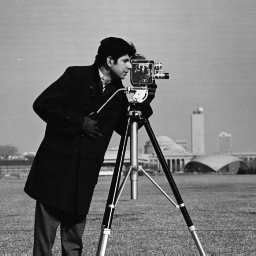
%> input picture cameraman256.jpg, 256 x 256 px
$ octave Neumann_Laplacian_image.m   (GNU Octave 9; MATLAB toolbox functions it lacks are replaced by stand-ins)
%> lines starting %> are read from the running program, lines starting %| are printed output that depends on the picture; in (x1, y1, x2, y2) boxes, pixels count from 0 and x2, y2 are one past the last pixel; in counts of white or black regions, pixels touching at a corner belong together; the program's own positions count from 1
format long
I=imread('cameraman256.jpg'); %the initial image
%> I is the input picture: size 256x256 uint8; min 7, max 253, mean 118.7
O=imread('house256.jpg'); %the final image
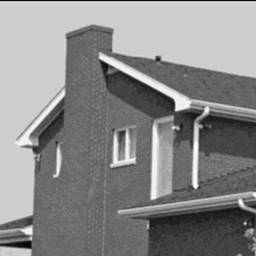
%> input picture house256.jpg, 256 x 256 px
%> O is the input picture: size 256x256 uint8; min 0, max 255, mean 137
%I=I(1:259,1:194,1:3);
%imshow(I) %to view the RGB image
I=im2gray(I); %transform the color image in a grayscale image
O=im2gray(O);
%figure
%imshow(G) % if you want to see the grayscale image
I=double(I)/255; %we make M to be the matrix with double values in [0,1]
%> I: size 256x256 double
O=double(O)/255;
%> O: size 256x256 double
I=I';
U=O';
U=0.8*U+0.2; %to have U far from black which gives singular points of p;
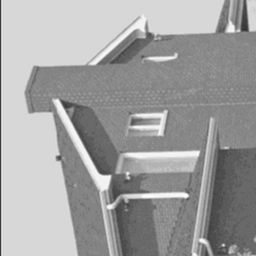
%> U: size 256x256 double; min 0.2, max 1, mean 0.63
%figure(1)
%imshow(U')
Nx=length(I(:,1)); %number of pixels in a row
%> Nx = 256
Ny=length(I(1,:)); %number of pixels in a column
%> Ny = 256
D=15.6*25.4; % the diagonal of the monitor expressed in milimeters
dx=D/sqrt(4852800); %the length of the edge of a pixel for a monitor with aspect ratio 16:9, expressed in mm.
Nt=200; %number of iterations with respect to time that we want to produce
dt=0.01; %we choose a small time step in order to have a good accuracy
x=1:Nx;
%> x = 256 values from 1 to 256
y=1:Ny;
%> y = 256 values from 1 to 256
[X,Y]=ndgrid(x,y);


%Diffusion Coefficient
d=0.1; %it is important to choose a good diffusion coefficient in order to obtain relevant results
alpha=5; %calibration constant
Delta_U=zeros(Nx,Ny); % computing the laplacean of U in order to define p
%> Delta_U: size 256x256 double; every value is 0
for i=3:(Nx-2)
    for j=3:(Ny-2)
        Delta_U(i,j)=(1/(12*(dx)^2))*(-U(i+2,j)-U(i-2,j)-U(i,j+2)-U(i,j-2)+16*U(i+1,j)+16*U(i-1,j)+16*U(i,j+1)+16*U(i,j-1)-60*U(i,j));
    end
end
for i=[2,(Nx-1)]
    for j=2:(Ny-1)
        Delta_U(i,j)=(1/(dx)^2)*(U(i+1,j)+U(i-1,j)+U(i,j+1)+U(i,j-1)-4*U(i,j));
    end
end
%> this loop made 2 passes
%> i on pass 2: 255
%> Delta_U: size 256x256 double; min -21.63, max 13.29, mean -0.0151

for j=[2,(Ny-1)]
     for i=3:(Nx-2)
         Delta_U(i,j)=(1/(dx)^2)*(U(i+1,j)+U(i-1,j)+U(i,j+1)+U(i,j-1)-4*U(i,j));
     end
end
%> this loop made 2 passes
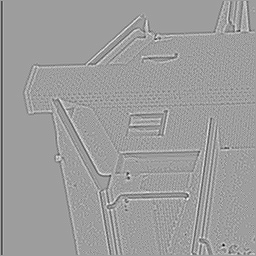
%> Delta_U: size 256x256 double; min -21.63, max 13.29, mean -0.0588; drawn with min black and max white

for i=2:(Nx-1) %setting the values of Delta_r on Gamma1
    Delta_U(i,1)=(1/(dx)^2)*(U(i+1,1)+U(i-1,1)+2*U(i,2)-4*U(i,1));
end
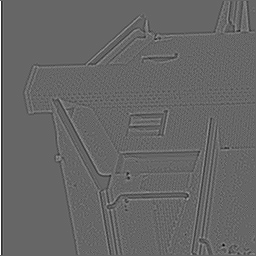
%> Delta_U: size 256x256 double; 0.39% of pixels changed, all inside (x1, y1, x2, y2) = (0, 1, 1, 255); drawn with min black and max white

for i=2:(Nx-1) %setting the values of Delta_r on Gamma3
    Delta_U(i,Ny)=(1/(dx)^2)*(U(i+1,Ny)+U(i-1,Ny)+2*U(i,Ny-1)-4*U(i,1));
end
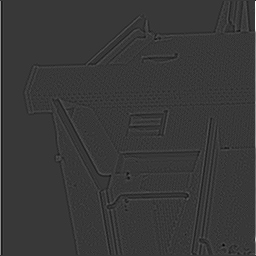
%> Delta_U: size 256x256 double; 0.39% of pixels changed, all inside (x1, y1, x2, y2) = (255, 1, 256, 255); drawn with min black and max white

for j=2:(Ny-1) %setting the values of Delta_r on Gamma4
    Delta_U(1,j)=(1/(dx)^2)*(U(1,j+1)+U(1,j-1)+2*U(2,j)-4*U(1,j));
end
%> Delta_U: size 256x256 double; 0.07% of pixels changed, all inside (x1, y1, x2, y2) = (1, 0, 255, 1)

for j=2:(Ny-1) %setting the values of Delta_r on Gamma2
    Delta_U(Nx,j)=(1/(dx)^2)*(U(Nx,j+1)+U(Nx,j-1)+2*U(Nx-1,j)-4*U(Nx,j));
end
%> Delta_U: size 256x256 double; min -21.63, max 75.93, mean 0.2; mean of the top-left, top-right, bottom-left and bottom-right quarters 0.1, 0.4, 0.1, 0.2

%Setting the values of Delta_r on the 4 corners of the rectangle

Delta_U(1,1)=(1/(dx)^2)*(2*U(1,2)+2*U(2,1)-4*U(1,1));
Delta_U(Nx,1)=(1/(dx)^2)*(2*U(Nx-1,1)+2*U(Nx,2)-4*U(Nx,1));
Delta_U(1,Ny)=(1/(dx)^2)*(2*U(1,Ny-1)+2*U(2,Ny)-4*U(1,Ny));
Delta_U(Nx,Ny)=(1/(dx)^2)*(2*U(Nx-1,Ny)+2*U(Nx,Ny-1)-4*U(Nx,Ny));

%Defining the diffusion effect r that we want

%r=ones(Nx,Ny);

%r=2.5-sin(X./10)-(cos((Y./10))); %BEST OF ALL sinusoidal effect
%r=sqrt(4-(3-sqrt((X./100).^2+(Y./100).^2)));
r=1.5-sin(X.^2+Y.^2); % fancy
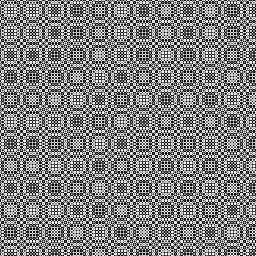
%> r: size 256x256 double; min 0.5, max 2.5, mean 1.5; drawn with min black and max white
% [16 lines of commented-out code are left out]
p=r./U; %the practical p gives better results
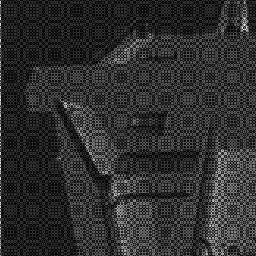
%> p: size 256x256 double; min 0.512, max 11.76, mean 2.61; drawn with min black and max white

%Initialization
u=zeros(Nx,Ny,Nt);
u(:,:,1)=I; %this is the initial data of our PDE (the grayscale image matrix)

F=zeros(Nx,Ny,Nt);
%F(:,:,1)=f(X,Y,u(x,y,1)); %this is the initialization of the source
%function when we work with mathematical function f
F(:,:,1)=alpha.*u(:,:,1).*(r-p.*u(:,:,1));

%Starting the iterations
%> (the run ends here)
